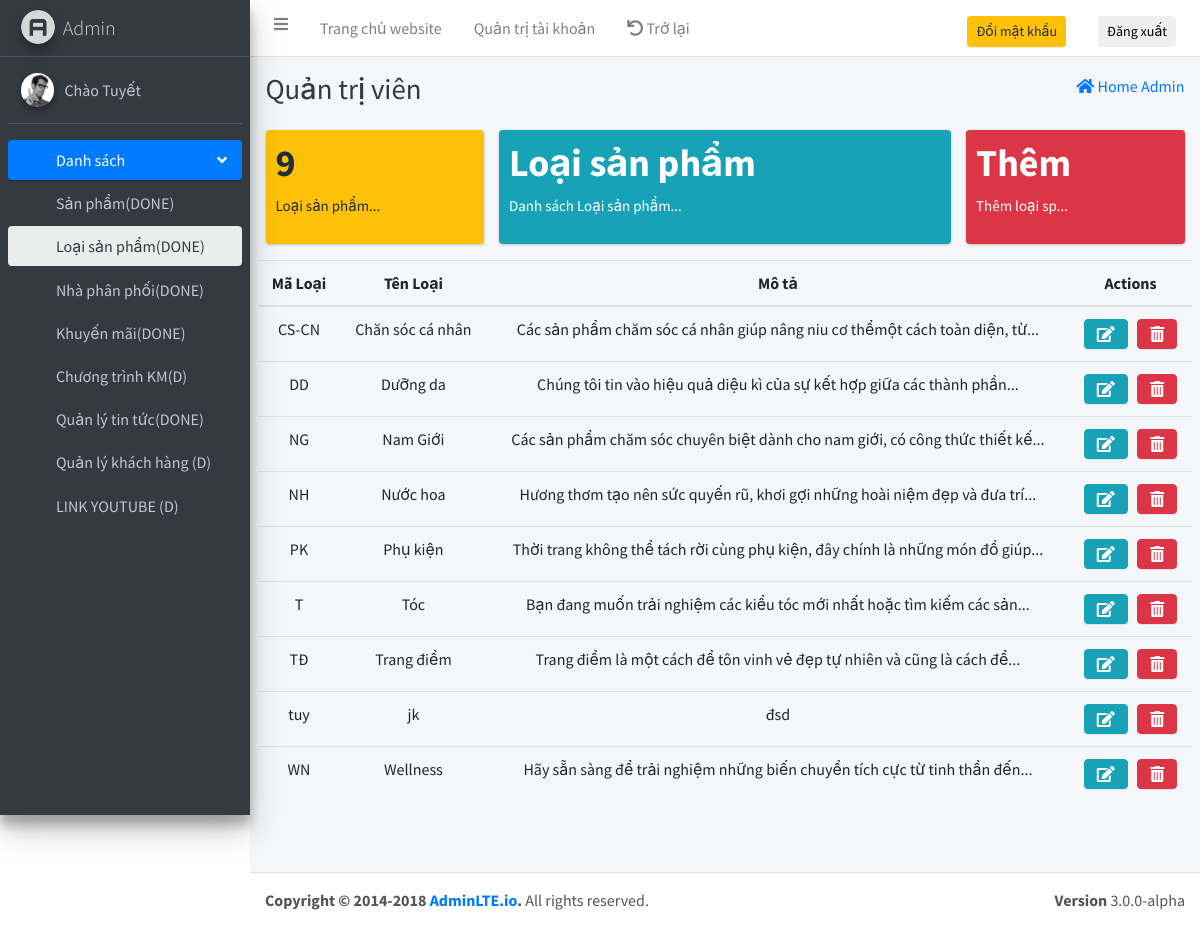
/admin/indexAdmin.php?page=loai_sp (signed in), run on the app's committed database.
### tables this page shows
CREATE TABLE `loaisp` (
  `MaLoai` varchar(25) NOT NULL,
  `TenLoai` varchar(250) NOT NULL,
  `Mota` mediumtext NOT NULL
);

### select.php (called while the page is built, shortened)
<?php
    function query_select($sql)
    {
        $table = array();
        try {
            include 'connect.php';
            $stmt = $conn->prepare($sql);
            $stmt->execute();
            $table = $stmt;
        } catch (PDOException $e) {
            echo "connection failed: " . $e->getMessage();
        }
        return $table;
    }
?>

### admin/Select/list-loai-sp.php (the view, shortened to what this page needs)
<div class="row row-responsive">
    <div class="col-lg-3 col-6 col-responsive col-respon-1">
        <div class="small-box bg-warning">
            <div class="inner">
            <?php
                $table = query_select("SELECT * FROM loaisp");
                $count = $table->rowCount();
                echo '<h3>'.$count.'</h3>';
            ?>
                <p>Loại sản phẩm...</p>
            </div>
        </div>
    </div>
    <div class="col-lg-6 col-6 col-responsive col-respon-2">
        <div class="small-box bg-info">
            <div class="inner">
                <h3>Loại sản phẩm</h3>
                <p>Danh sách Loại sản phẩm...</p>
            </div>
        </div>
    </div>
    <div class="col-lg-3 col-6 col-responsive col-respon-3">
        <a href="indexAdmin.php?page=them_loai">
            <div class="small-box bg-danger">
                <div class="inner">
                    <h3>Thêm</h3>
                    <p>Thêm loại sp...</p>
                </div>
            </div>
        </a>
    </div>
</div>
<div class="row">
    <table class="table table-hover text-center">
        <thead>
            <tr>
                <th class="respon-320">Mã Loại</th>
                <th>Tên Loại</th>
                <th class="respon-800">Mô tả</th>
                <th>Actions</th>
            </tr>
        </thead>
        <tbody>
        <?php
            $table = query_select("SELECT * FROM loaisp");
            $count = $table->rowCount();
            if ($count > 0) {
                foreach ($table as $row) {
        ?>
            <tr>
                <td class="respon-320"><?php echo $row['MaLoai'] ?></td>
                <td><?php echo $row['TenLoai'] ?></td>
                <td class="respon-800">
                <?php
                $str = $row['Mota'];
                $str = strip_tags($str);
                if(strlen($str)>100) {
                $strCut = substr($str, 0, 100);
                $str = substr($strCut, 0, strrpos($strCut, ' ')).'...';
                }
                echo $str;
                ?>
                </td>
                <td>
                <a href="?page=sua_loai&id=<?php echo $row['MaLoai']?>">
                        <button type="button" class="btn btn-info">
                        <i class="fas fa-edit"></i>
                        </button>
                </a>&nbsp;
                <a href="?page=xoa_loai&id=<?php echo $row['MaLoai']?>" onclick='return deleleAction();'>
                    <button type="button" class="btn btn-danger">
                        <i class="fas fa-trash-alt"></i>
                    </button>
                    </a>
                </td>
            </tr>
            <?php
                }
            }
            else
            {
                echo "<h2>Hiện tại chưa có sản phẩm...</h2>";
            }
        ?>
        </tbody>
    </table>
</div>

### admin/header.php (shortened to what this page needs)
<!DOCTYPE html>
<html>
<head>
  <link rel="stylesheet" href="./../assets/css/style.css">
  <link rel="stylesheet" href="https://use.fontawesome.com/releases/v5.8.2/css/all.css">
  <link rel="stylesheet" href="https://code.ionicframework.com/ionicons/2.0.1/css/ionicons.min.css">
  <link rel="stylesheet" href="./../assets/css/adminlte.min.css">
  <link rel="stylesheet" href="./../assets/plugins/iCheck/flat/blue.css">
  <link rel="stylesheet" href="./../assets/plugins/morris/morris.css">
  <link rel="stylesheet" href="./../assets/plugins/jvectormap/jquery-jvectormap-1.2.2.css">
  <link rel="stylesheet" href="./../assets/plugins/datepicker/datepicker3.css">
  <link rel="stylesheet" href="./../assets/plugins/daterangepicker/daterangepicker-bs3.css">
  <link rel="stylesheet" href="./../assets/plugins/bootstrap-wysihtml5/bootstrap3-wysihtml5.min.css">
  <link rel="stylesheet" href="./../assets/plugins/css/style.css">
  <link rel="stylesheet" type="text/css" href="./../assets/css/fixcss.css">
</head>
<body class="hold-transition sidebar-mini">
  <div class="wrapper">

### admin/navbar.php (shortened to what this page needs)
<nav class="main-header navbar navbar-expand bg-white navbar-light border-bottom">
      <ul class="navbar-nav">
        <li class="nav-item">
          <a class="nav-link" data-widget="pushmenu" href="#"><i class="fa fa-bars"></i></a>
        </li>
        <li class="nav-item d-none d-sm-inline-block">
          <a href="../index.php" class="nav-link">Trang chủ website</a>
        </li>
        <li class="nav-item d-none d-sm-inline-block">
          <a href="indexAdmin.php?page=list_account" class="nav-link">Quản trị tài khoản</a>
        </li>
        <li class="nav-item d-none d-sm-inline-block">
          <a href="indexAdmin.php" class="nav-link"><i class="fas fa-undo"></i> Trở lại</a>
        </li>
      </ul>
      <ul class="navbar-nav ml-auto">
        <li class="nav-item">
          <a class="nav-link" href="indexAdmin.php?page=doi_mk">
            <button class="btn btn-warning btn-sm">Đổi mật khẩu</button>
          </a>
        </li>
        <li class="nav-item">
          <form action="" method="post">
            <a class="nav-link">
              <button type="submit" name="logOut" class="btn btn-sm">Đăng xuất</button>
            </a>
          </form>
        </li>
      </ul>
    </nav>

### admin/sideBar.php (shortened to what this page needs)
<aside class="main-sidebar sidebar-dark-primary elevation-4">
      <a href="indexAdmin.php" class="brand-link">
        <img src="./../assets/img/AdminLTELogo.png" alt="AdminLTE Logo" class="brand-image img-circle elevation-3"
          style="opacity: .8">
        <span class="brand-text font-weight-light">Admin</span>
      </a>
      <div class="sidebar">
        <div class="user-panel mt-3 pb-3 mb-3 d-flex">
<?php
            if(isset($_SESSION['level']))
            {
              if($_SESSION['level'] == 1)
              {
                ?>
                <div class="image">
                  <img src="./../assets/img/user2-160x160.jpg" class="img-circle elevation-2" alt="User Image">
                </div>
                <div class="info">
                  <a href="#" class="d-block">Chào Tuyết</a>
                </div>
<?php
              }
            }
?>
        </div>
        <nav class="mt-2">
          <ul class="nav nav-pills nav-sidebar flex-column" data-widget="treeview" role="menu" data-accordion="false">
            <li class="nav-item has-treeview menu-open">
              <a href="#" class="nav-link active">
                <p>
                  Danh sách
                  <i class="right fa fa-angle-left"></i>
                </p>
              </a>
              <ul class="nav nav-treeview">
<?php if(isset($_GET['page'])) { $page = $_GET['page']; }?>
                <li class="nav-item">
                  <a href="indexAdmin.php"
                    class="nav-link
                    <?php if(!isset($_GET['page']) || $page=='them_san_pham' || $page=='upload' ) { echo 'active'; } ?>">
                    <p>Sản phẩm(DONE)</p>
                  </a>
                </li>
                <li class="nav-item">
                  <a
                    href="indexAdmin.php?page=loai_sp"
                    class="nav-link
                    <?php if($page=='loai_sp' || $page=='them_loai' ) { echo 'active'; } ?> ">
                    <p>Loại sản phẩm(DONE)</p>
                  </a>
                </li>
                <li class="nav-item">
                  <a href="indexAdmin.php?page=list_npp" class="nav-link <?php if($page=='list_npp'|| $page=='them_npp') { echo 'active'; } ?>">
                    <p>Nhà phân phối(DONE)</p>
                  </a>
                </li>
<?php
            if(isset($_SESSION['level']))
            {
              if($_SESSION['level'] == 1)
              {
?>
                <li class="nav-item">
                  <a href="indexAdmin.php?page=list_km" class="nav-link <?php if($page=='list_km' || $page=='them_km' ) { echo 'active'; } ?>">
                    <p>Khuyến mãi(DONE)</p>
                  </a>
                </li>
<?php
              }
            }
?>
<?php
            if(isset($_SESSION['level']))
            {
              if($_SESSION['level'] == 1)
              {
?>
                <li class="nav-item">
                  <a href="indexAdmin.php?page=list_ct_km" class="nav-link <?php if($page=='list_ct_km' || $page=='them_ct_km') { echo 'active'; } ?>">
                    <p>Chương trình KM(D)</p>
                  </a>
                </li>
<?php
              }
            }
?>
                <li class="nav-item">
                  <a href="indexAdmin.php?page=list_tin_tuc" class="nav-link <?php if($page=='list_tin_tuc' || $page=='them_tin_tuc' ) { echo 'active'; } ?>">
                    <p>Quản lý tin tức(DONE)</p>
                  </a>
                </li>
<?php
            if(isset($_SESSION['level']))
            {
              if($_SESSION['level'] == 1)
              {
?>
                <li class="nav-item">
                  <a href="indexAdmin.php?page=list_kh" class="nav-link <?php if ($page == 'list_kh' || $page == 'them_kh') { echo 'active'; } ?>">
                    <p>Quản lý khách hàng (D)</p>
                  </a>
                </li>
<?php
              }
            }
?>
                <li class="nav-item">
                  <a href="indexAdmin.php?page=list_youtube" class="nav-link <?php if ($page == 'list_youtube' || $page == 'them_youtube') { echo 'active';} ?>">
                    <p>LINK YOUTUBE (D)</p>
                  </a>
                </li>
              </ul>
            </li>
          </ul>
        </nav>
      </div>
    </aside>

### admin/indexAdmin.php (shortened to what this page needs)
<?php include("header.php"); ?>
<?php include("navbar.php"); ?>
<?php include("sideBar.php"); ?>
<div class="content-wrapper">
    <div class="content-header">
        <div class="container-fluid">
            <div class="row mb-2">
                <div class="col-sm-6">
                    <h1 class="m-0 text-dark">Quản trị viên</h1>
                </div>
                <div class="col-sm-6">
                    <ol class="breadcrumb float-sm-right">
                        <li class="breadcrumb-item"><a href="indexAdmin.php"><i class="fas fa-home"></i> Home Admin</a></li>
                    </ol>
                </div>
            </div>
        </div>
    </div>
    <section class="content">
        <div class="container-fluid">
<?php
                include("../select.php");
                if(isset($_GET['page']))
                {
                    $page = $_GET['page'];
                    if($page == 'detail-product')
                    {
                        include("./Detail/detail-product.php");
                    }
                    else if($page=='list_account')
                    {
                        include("./Select/list-account.php");
                    }
                    else if($page=='them_account')
                    {
                        include("./Add/add-account.php");
                    }
                    else if($page=='xoa_account')
                    {
                        include("./Delete/delete-account.php");
                    }
                    else if($page=='list_npp')
                    {
                        include("./Select/list-distribution.php");
                    }
                    else if($page=='them_npp')
                    {
                        include("./Add/add-distribution.php");
                    }
                    else if($page=='sua_npp')
                    {
                        include("./Update/update-distribution.php");
                    }
                    else if($page=='xoa_npp')
                    {
                        include("./Delete/delete-distribution.php");
                    }
                    else if($page=='them_san_pham')
                    {
                        include("./Add/add-product.php");
                    }
                    else if($page == 'upload')
                    {
                        include("./Upload/upload.php");
                    }
                    else if($page=='loai_sp')
                    {
                        include("./Select/list-loai-sp.php");
                    }
                }
                else
                {
                    include("./Select/list-product.php");
                }
?>
        </div>
    </section>
</div>
<?php include("footer.php"); ?>

### admin/footer.php (shortened to what this page needs)
  <footer class="main-footer">
      <strong>Copyright &copy; 2014-2018 <a href="http://adminlte.io">AdminLTE.io</a>.</strong>
      All rights reserved.
      <div class="float-right d-none d-sm-inline-block">
          <b>Version</b> 3.0.0-alpha
      </div>
  </footer>
  </div>
</body>
</html>

### assets/css/style.css (style rules this page uses)
html, body, div, span, object, iframe, h1, h2, h3, h4, h5, h6, p, blockquote, pre, abbr, address, cite, code, del, dfn, em, img, ins, kbd, q, samp, small, strong, sub, sup, var, b, i, dl, dt, dd, ol, ul, li, fieldset, form, label, legend, table, caption, tbody, tfoot, thead, tr, th, td, article, aside, canvas, details, figcaption, figure, footer, header, hgroup, menu, nav, section, summary, time, mark, audio, video { margin: 0; padding: 0; border: 0; outline: 0; font-size: 100%; vertical-align: baseline; background: transparent; box-sizing: border-box; -moz-box-sizing: border-box; -webkit-box-sizing: border-box; }
body { font: 15px/1 poppins-regular, Arial, Helvetica, sans-serif; }
article, aside, details, figcaption, figure, footer, header, hgroup, menu, nav, section { display: block; }
nav ul, ul { list-style: none; }
a { margin: 0; padding: 0; font-size: 100%; vertical-align: baseline; background: transparent; text-decoration: none; }
table { border-collapse: collapse; border-spacing: 0; }

### data on the page
loaisp: MaLoai "CS-CN", TenLoai "Chăn sóc cá nhân", Mota "Các sản phẩm chăm sóc cá nhân giúp nâng niu cơ thểmột cách toàn diện, từ..."
loaisp: MaLoai "DD", TenLoai "Dưỡng da", Mota "Chúng tôi tin vào hiệu quả diệu kì của sự kết hợp giữa các thành phần..."
loaisp: MaLoai "NG", TenLoai "Nam Giới", Mota "Các sản phẩm chăm sóc chuyên biệt dành cho nam giới, có công thức thiết kế..."
loaisp: MaLoai "NH", TenLoai "Nước hoa", Mota "Hương thơm tạo nên sức quyến rũ, khơi gợi những hoài niệm đẹp và đưa trí..."
loaisp: MaLoai "PK", TenLoai "Phụ kiện", Mota "Thời trang không thể tách rời cùng phụ kiện, đây chính là những món đồ giúp..."
loaisp: MaLoai "T", TenLoai "Tóc", Mota "Bạn đang muốn trải nghiệm các kiểu tóc mới nhất hoặc tìm kiếm các sản..."
loaisp: MaLoai "TĐ", TenLoai "Trang điểm", Mota "Trang điểm là một cách để tôn vinh vẻ đẹp tự nhiên và cũng là cách để..."
loaisp: MaLoai "tuy", TenLoai "jk", Mota "đsd"
loaisp: MaLoai "WN", TenLoai "Wellness", Mota "Hãy sẵn sàng để trải nghiệm những biến chuyển tích cực từ tinh thần đến..."

### other printed values
$count "9"
